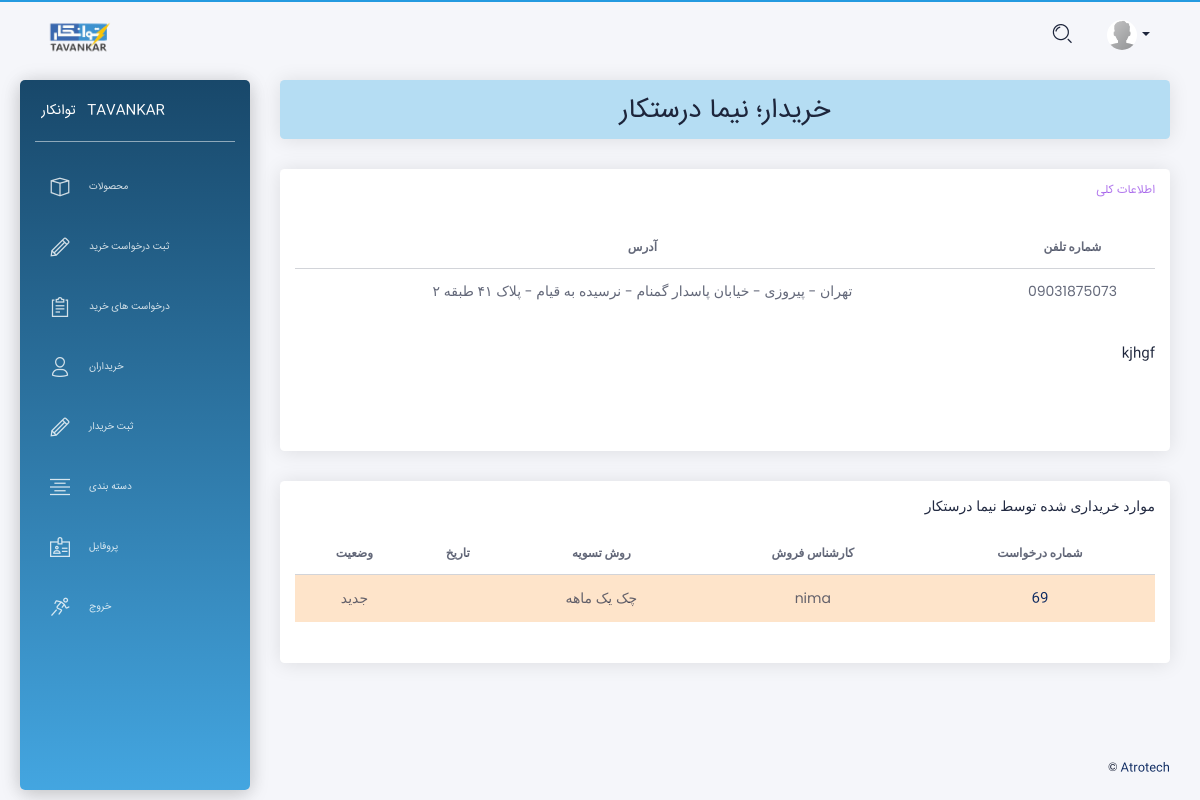
/buyer_detail/2/ (signed in), run on an earlier commit of the app's database.
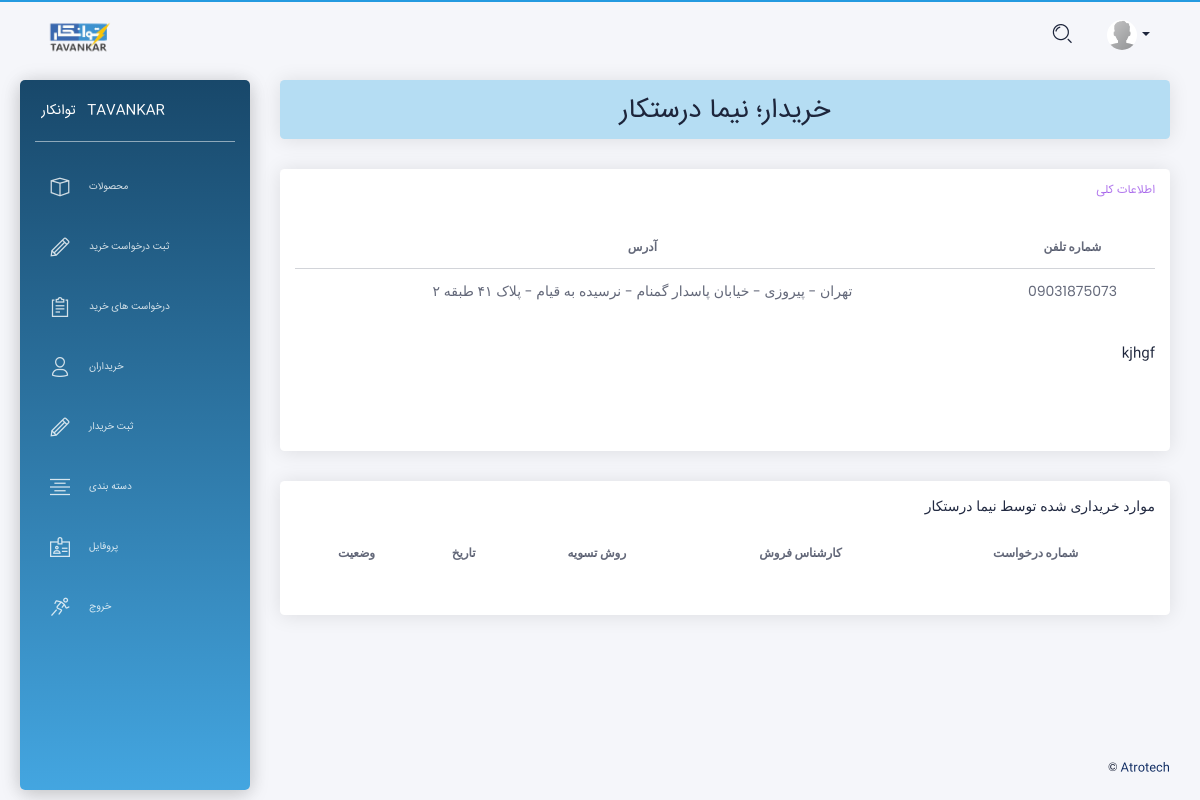
And on a later commit of the database.
### app/models.py (models this page shows, shortened)
class Purchase_request(models.Model):
    user = models.ForeignKey(User, on_delete=models.CASCADE,verbose_name = "کارشناس فروش")
    buyer = models.ForeignKey(Buyers ,on_delete=models.CASCADE, verbose_name = "خریدار")
    description=models.TextField(max_length=1000, null=True, blank=True, verbose_name = "توضیحات")
    CHOICES1 = ( ('نقدی پای بار','نقدی پای بار'), ('چک یک ماهه','چک یک ماهه'), ('چک دو ماهه','چک دو ماهه'), ('چک سه ماهه','چک سه ماهه') )
    method = models.CharField(max_length=30,choices=CHOICES1, verbose_name = "روش تسویه")
    discount = models.IntegerField(default='0', verbose_name = "درصد تخفیف" )
    date = jmodels.jDateField(auto_now_add=True, verbose_name = "تاریخ")
    CHOICES2 = ( ('جدید','جدید'), ('برسی شده','برسی شده') )
    status= models.CharField(max_length=20,choices=CHOICES2, default='جدید', verbose_name = "وضعیت")
    def get_absolute_url(self):
        return reverse('app:purchase_request_detail',args=[self.id])
    class Meta:
        verbose_name = "درخواست خرید"
        verbose_name_plural = "درخواست های خرید"

### app/views.py (the view)
# urls.py: path('buyer_detail/<int:id>/',views.buyer_detail,name='buyer_detail'),
@login_required()
def buyer_detail(request, id):
    buyer = get_object_or_404(models.Buyers, id=id)
    buyer_requests = models.Purchase_request.objects.filter(buyer=buyer)
    context = {'buyer':buyer, 'buyer_requests':buyer_requests}
    return render(request, 'buyer_detail.html', context)

### templates/buyer_detail.html (shortened to what this page needs)
{% extends "layouts/base.html" %}
{% block content %}
<div class="row">
  <div class="col-md-12">
    <div class="card card-lavender">
      <div class="card-header">
        <h2 class="card-title" dir="rtl" align="center"> خریدار؛  {{ buyer.name }} </h2>
      </div>
    </div>
  </div>
</div>
<div class="row">
  <div class="col-md-12" dir="rtl" align="right">
    <div class="card card-user">
      <div class="card-header">
        <h6 class="card-title" style="color:#8d39e4ad;"> اطلاعات کلی </h6>
      </div>
      <div class="card-body">
        <table class="table tablesorter text-center" id="">
          <thead class=" text-primary">
            <tr class="bold">
              <th> شماره تلفن </th>
              <th> آدرس </th>
            </tr>
          </thead>
          <tbody>
            <tr>
              <td> {{ buyer.phone_number }} </td>
              <td> {{ buyer.address }} </td>
            </tr>
          </tbody>
        </table>
        <div align="right" dir="rtl" class="card-description">
          <p class="category"> {{ buyer.description|linebreaks }} </p>
        </div>
      </div>
    </div>
  </div>
  <div class="col-md-12">
    <div class="card" align="right" dir="rtl">
      <div class="card-header"> موارد خریداری شده توسط {{ buyer.name }} </div>
      <div class="card-body">
        <div class="table-responsive">
          <table class="table tablesorter text-center" id="">
            <thead class=" text-primary">
              <tr class="bold">
                <th> شماره درخواست </th>
                <th> کارشناس فروش </th>
                <th> روش تسویه </th>
                <th> تاریخ </th>
                <th> وضعیت </th>
              </tr>
            </thead>
            <tbody>
            {% for Purchase_request in buyer_requests %}
              {% if Purchase_request.status == 'جدید' %}
               <tr style="background-color:#f98f223d;">
              {% else %}
               <tr>
              {% endif %}
                <td><a href="{{ Purchase_request.get_absolute_url }}"> {{ Purchase_request.id }} </a></td>
                <td> {{ Purchase_request.user }} </td>
                <td> {{ Purchase_request.method }} </td>
                <td> {{ Purchase_request.date }} </td>
                <td> {{ Purchase_request.status }} </td>
              </tr>
            {% endfor %}
            </tbody>
          </table>
        </div>
      </div>
    </div>
  </div>
</div>
{% endblock content %}

What changed in the data, as far as the page shows it:
removed Purchase_request: id "69", user "nima", method "چک یک ماهه", status "جدید"
